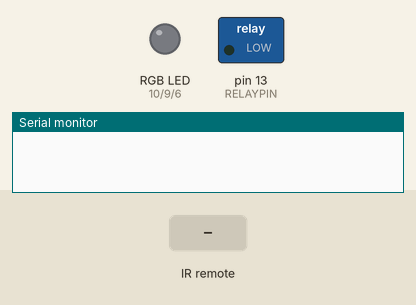
Bench run of a sketch on a simulated Arduino Uno, built with avr-gcc and run on an emulated ATmega328P. Parts: switched loads named in the sketch (green lamp = pin HIGH), an RGB LED mixed from three pins (HIGH = lit), the last lines printed to the serial monitor. Inputs (shaded band) come from the test bench. Dim RGB values are drawn brighter than linear.

Above: at 1.2 s.
1.3 s: infrared code 0xFF02FD received
At 2.3 s:
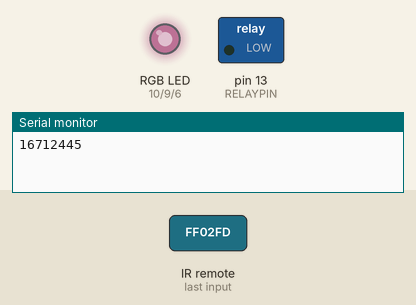
2.8 s: infrared code 0xFF1AE5 received
At 3.5 s:
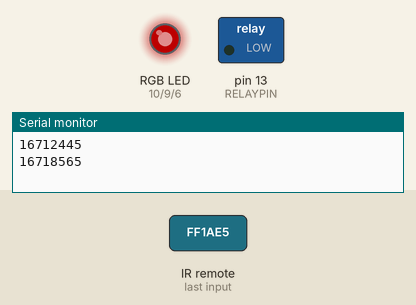
4.3 s: infrared code 0xFF9A65 received
At 4.6 s:
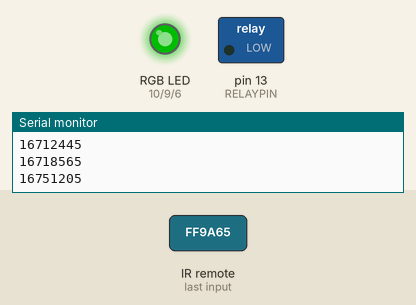
5.8 s: infrared code 0xFFA25D received
At 6.9 s:
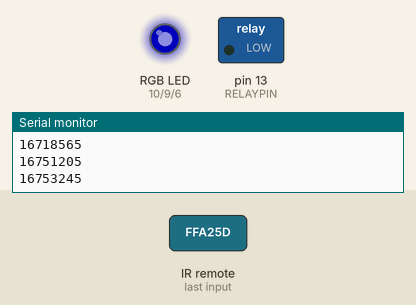
7.3 s: infrared code 0xFF58A7 received
At 8.1 s:
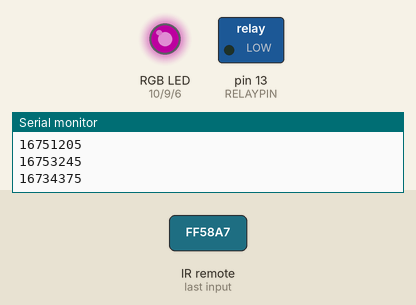
8.8 s: infrared code 0xFFBA45 received
At 9.2 s:
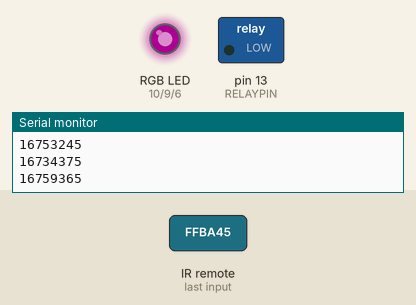
Timing chart, 0 to 11.3 s (numbered marks = the images above; inputs shaded):
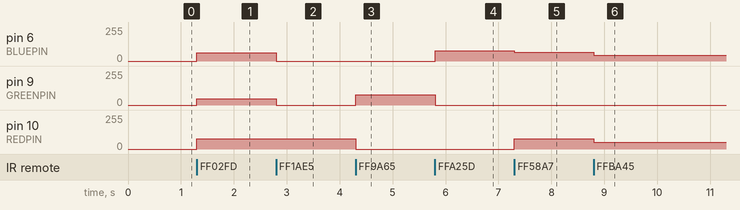

Measured:
- after the input at 1.3 s, pin 6 (BLUEPIN): 0/255 → 61/255 at once; pin 9 (GREENPIN): 0/255 → 46/255 at once; pin 10 (REDPIN): 0/255 → 77/255 at once
- after the input at 2.8 s, pin 6 (BLUEPIN): 61/255 → 0/255 at once; pin 9 (GREENPIN): 46/255 → 0/255 at once
- after the input at 4.3 s, pin 9 (GREENPIN): 0/255 → 77/255 at once; pin 10 (REDPIN): 77/255 → 0/255 at once
- after the input at 5.8 s, pin 6 (BLUEPIN): 0/255 → 77/255 at once; pin 9 (GREENPIN): 77/255 → 0/255 at once
- after the input at 7.3 s, pin 6 (BLUEPIN): 77/255 → 65/255 at once; pin 10 (REDPIN): 0/255 → 77/255 at once
- after the input at 8.8 s, pin 6 (BLUEPIN): 65/255 → 43/255 at once; pin 10 (REDPIN): 77/255 → 51/255 at once

The sketch:

lights_and_door.ino
```cpp
#include <IRremote.h>

// I/O pins for LED/Arduino connection
int REDPIN = 10;
int GREENPIN = 9;
int BLUEPIN = 6;
int RECV_PIN = 4;
int RELAYPIN = 13;

IRrecv irrecv(RECV_PIN);
decode_results results;
const int TIME = 12000;

// Remote control IR button values
const int POWER = 16712445;
const int RED = 16718565;
const int GREEN = 16751205;
const int BLUE = 16753245;
const int WHITE = 16720605;
const int PINK = 16734375;

const int UPBRIGHT = 16726725;
const int DOWNBRIGHT = 16759365;

const int FADESEVEN = 16769055;
const int FADETHREE = 16736415;
const int JUMPSEVEN = 16752735;
const int JUMPTHREE = 16720095;
const int FASTER = 16771095;
const int SLOWER = 16762935;


const int DIYONE = 16724175;
const int DIYTWO = 16756815;
const int DIYTHREE = 16740495;
const int DIYFOUR = 16716015;
const int DIYFIVE = 16748655;
const int DIYSIX = 16732335;

const int UPRED = 16722135;
const int DOWNRED = 16713975;
const int UPGREEN = 16754775;
const int DOWNGREEN = 16746615;
const int UPBLUE = 16738455;
const int DOWNBLUE = 16730295;

const int DOORONE = 16736925;
const int DOORTWO = 16745085;
const int DOORTHREE = 1784778242;

// LED Fade timer (Make higher to slow down)
int FADESPEED = 5;

// LED States
boolean powerState = false;
int currentState;
int lastColor = WHITE;
boolean bright = true;
int brightness[10] = {230, 204, 178, 153, 127, 102, 76, 51, 25, 0};
int brightnessCoef = 2;
int red[3] = {255,  0, 0};
int green[3] = {0, 255, 0};
int blue[3] = {0, 0, 255};
int white[3] = {255, 150, 200};
int pink[3] = {255, 0, 212};

int* currentColor = white;
int currentR;
int currentG;
int currentB;
/*boolean fadeSev = false;
boolean fadeThr = false;
boolean jumpSev = false;
boolean jumpThr = false;
*/


void setup() {
  Serial.begin(9600);
  irrecv.enableIRIn(); // Start Reciever
  pinMode(RELAYPIN, OUTPUT);
  pinMode(REDPIN, OUTPUT);
  pinMode(GREENPIN, OUTPUT);
  pinMode(BLUEPIN, OUTPUT);
  pinMode(RECV_PIN, INPUT);

/*  for(int x = 0; x < 255; x++) {
  analogWrite(REDPIN, x);
delay(10);
}
for (int x = 255; x > 0; x--)
{
  analogWrite(REDPIN, x);
delay(10);
}*/


}

void openDoor(){
  digitalWrite (RELAYPIN, HIGH); // relay conduction;
  delay (TIME);

  //digitalWrite (relay, LOW); // relay switch is turned off;
  //delay (time / 3);

  //digitalWrite (relay, HIGH); // relay conduction;
  //delay (time);

  digitalWrite (RELAYPIN, LOW); // relay switch is turned off;
  delay (TIME/12);
  results.value = 0;
}
//Set the color of the LED's
void setColor(){
  currentR = map(brightness[brightnessCoef], 0, 255, 0, currentColor[0]);
  currentG = map(brightness[brightnessCoef], 0, 255, 0, currentColor[1]);
  currentB = map(brightness[brightnessCoef], 0, 255, 0, currentColor[2]);
  analogWrite(REDPIN, currentColor[0] - currentR);
  analogWrite(GREENPIN, currentColor[1] - currentG);
  analogWrite(BLUEPIN, currentColor[2] - currentB);
}

void loop(){
//Read the IR input and decode it to a result.
  if ((irrecv.decode(&results))){
    Serial.println(results.value, DEC);
    irrecv.resume(); // Receive the next value
  }

  //if ((results.value == 16736925) || (results.value == 16745085) || (results.value == 1784778242))
    // 16736925 = Color lights, "DIY 6"
    // 16748655 = Raspberry Pi Remote, (EQ)
    // 1784778242 = TV remote
    //{
      //openDoor();
    //}
  //else
  //{
//Check the IR input against the power button.
  if(results.value == POWER || currentState == POWER){
    if(powerState == true){
      powerState = false;
      digitalWrite(REDPIN, LOW);
      digitalWrite(GREENPIN, LOW);
      digitalWrite(BLUEPIN, LOW);

    }
    else {
      powerState = true;
      currentState = lastColor;
    }
  }

//if the power is on, allow the lights to be controlled
  if(powerState == true){
    //check results against the brightness up and down buttons
    if(results.value == 16726725 && brightnessCoef < 9){
      brightnessCoef++;
    }
    else if(results.value == 16759365 && brightnessCoef > 0){
      brightnessCoef--;
    }
    // check results against button codes and change the lights accordingly.
    if(results.value == RED || currentState == RED){
        currentColor = red;
        lastColor = RED;
      }
    else if(results.value == GREEN || currentState == GREEN){
        currentColor = green;
        lastColor = GREEN;
    }
    else if(results.value == BLUE || currentState == BLUE){
        currentColor = blue;
        lastColor = BLUE;
    }
    else if(results.value == WHITE || currentState == WHITE){
        currentColor = white;
        lastColor = WHITE;
    }
    else if(results.value == PINK || currentState == PINK){
      currentColor = pink;
      lastColor = PINK;
    }
    //RED
    /*if(results.value == 16718565){
        currentColor = red;
        lastColor = RED;
      }

    //GREEN
    else if(results.value == 16751205){
        currentColor = green;
        lastColor = GREEN;
    }

    //BLUE
    else if(results.value == 16753245){
        currentColor = blue;
        lastColor = BLUE;
    }

    //WHITE
    else if(results.value == 16720605){


        currentColor = white;
        lastColor = WHITE;
    }

    //PINK
    else if(results.value == 16734375){
      currentColor = pink;
      lastColor = PINK;
    }*/
    setColor();
  }
  currentState = results.value;
  results.value = 0;
  //}
}
```
